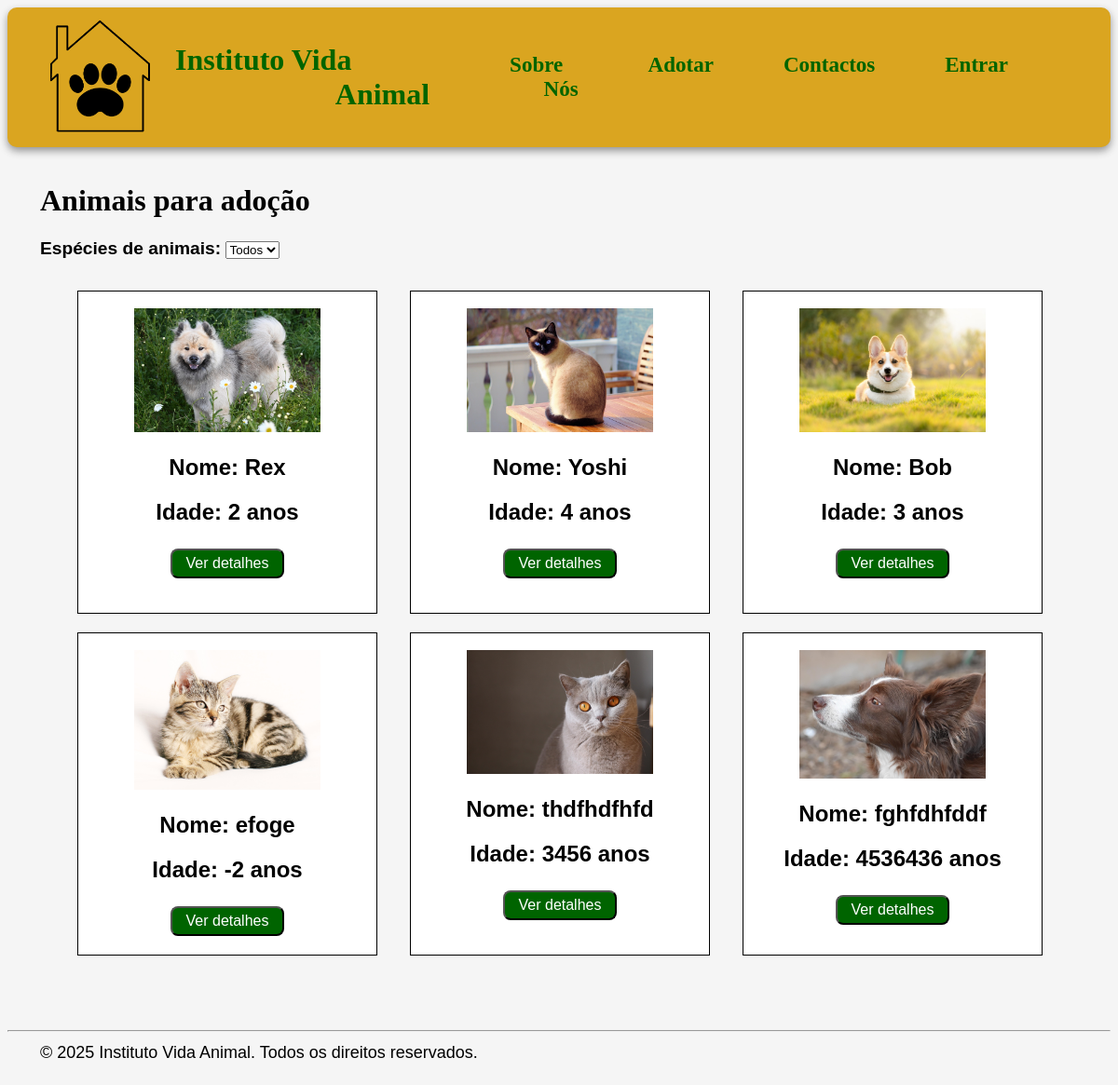
The app's page /adotar/, older data.
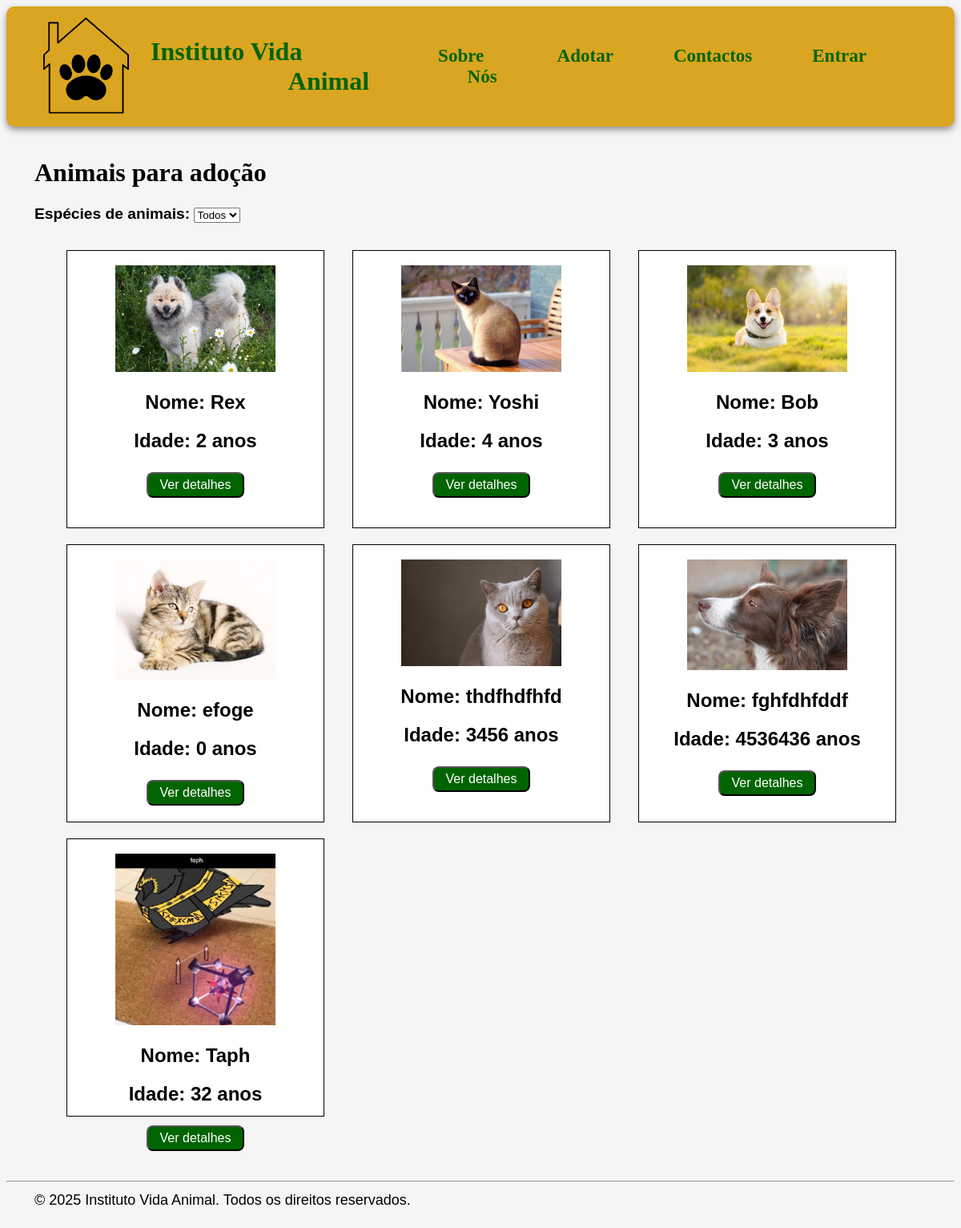
The same page, newer data.
### app_adocao/models.py (models this page shows, shortened)
class Animal(models.Model):
    ESPECIES = (
        ('gato', 'Gato'),
        ('cao', 'Cão'),
    )
    nome = models.CharField(max_length=100)
    idade = models.IntegerField()
    especie = models.CharField(max_length=10, choices=ESPECIES)
    descricao = models.CharField()
    imagem = models.ImageField(upload_to='imgAnimal/')

### app_adocao/views.py (the view)
# urls.py: path('adotar/', views.adotar, name='adotar'),
def adotar(request):
    especie = request.GET.get('especie')
    if especie in ['gato', 'cao']:
        animais = Animal.objects.filter(especie=especie)
    else:
        animais = Animal.objects.all()
    return render(request, 'site/adotar.html', {'animais': animais})

### app_adocao/templates/site/adotar.html (shortened to what this page needs)
<!DOCTYPE html>
<html>
    <head>
        {% load static %}
        <link rel="stylesheet" href="{% static 'css/style.css' %}">
    </head>
    <body>
        <header class="cabecalho">
            <div style="gap: 20px; display: flex; align-items: center;">
                <img src="{% static 'imagens/logo.png' %}" alt="Logo do Instituto Vida Animal" class="logo">
                <a class="home" style="font-size: 32px; font-family: cursive; font-weight: bolder;" href="/"> Instituto Vida Animal </a>
            </div>
            <nav>
                <a style="font-size: 23px;" href="../sobreNos">Sobre Nós</a>
                <a style="font-size: 23px;" href="../adotar">Adotar</a>
                <a style="font-size: 23px;" href="../contactos">Contactos</a>
                <a style="font-size: 23px;" href="{% url 'sign_in' %}">Entrar</a>
            </nav>
        </header>
        <br>
        <h1>Animais para adoção</h1>
        <form method="get">
            <label style="margin-left: 35px; font-family: Arial; font-weight: bolder;">Espécies de animais:</label>
            <select name="especie" onchange="this.form.submit()">
                <option value="" {% if not request.GET.especie %}selected{% endif %}>Todos</option>
            </select>
        </form>
        <br>
        {% if animais %}
        <ul class="lista-animais">
            {% for animal in animais %}
                <li>
                    <div class="caixa">
                        <br>
                        {% if animal.imagem %}
                            <img src="{{ animal.imagem.url }}" alt="Imagem de {{ animal.nome }}" width="200">
                        {% endif %}
                        <h2> Nome: {{ animal.nome }} </h2>
                        <h2> Idade: {{ animal.idade }} anos</h2>
                        <a href="{% url 'animais_detalhe' animal.id %}"><button> Ver detalhes </button></a>
                    </div>
                </li>
            {% endfor %}
        </ul>
    {% else %}
        <p>Não há animais cadastrados para a espécie selecionada.</p>
    {% endif %}
    </body>
    <br><br>
    <footer>
        <hr>
        <p>
            &copy; 2025 Instituto Vida Animal. Todos os direitos reservados.
        </p>
    </footer>
</html>

### app_adocao/static/css/style.css (style rules this page uses)
.lista-animais { display: flex; flex-wrap: wrap; list-style-type: none; }
.caixa { margin-left: 35px; display: flex; align-items: center; text-align: center; margin-bottom: 20px; padding: 0 40px; background-color: white; border: 1px solid #000000; height: 345px; width: 240px; display: block; list-style: none; }
button { background-color: darkgreen; color: white; padding: 5px 15px; text-align: center; text-decoration: none; font-size: medium; margin: 5px 2px; border-radius: 8px; }
.cabecalho { display: flex; align-items: center; justify-content: space-between; padding: 0 40px; background-color: #daa520; border-radius: 10px; box-shadow: 0 4px 8px rgba(0, 0, 0, 0.404); height: 150px; gap: 16px; }
label { font-size: larger; }
p { text-align: justify; margin: 0 35px 20px 35px; font-size: large; line-height: 1.6; margin-right: 35px; }
h1 { margin-left: 35px; font-family: 'Trebuchet MS'; }
body { font-family: Arial; background-color: whitesmoke; }
nav, .home { font-family: cursive; display: flex; gap: 75px; text-align-last: right; font-size: larger; font-weight: bolder; margin-right: 70px; }
.logo { width: 120px; height: auto; }
a:link:not(.sign_up) { color: darkgreen; text-decoration: none; }

Row changes from the older to the newer data that the page shows:
changed Animal "efoge": idade "-2" → "0"
added Animal: imagem (picture), nome "Taph", idade "32"
